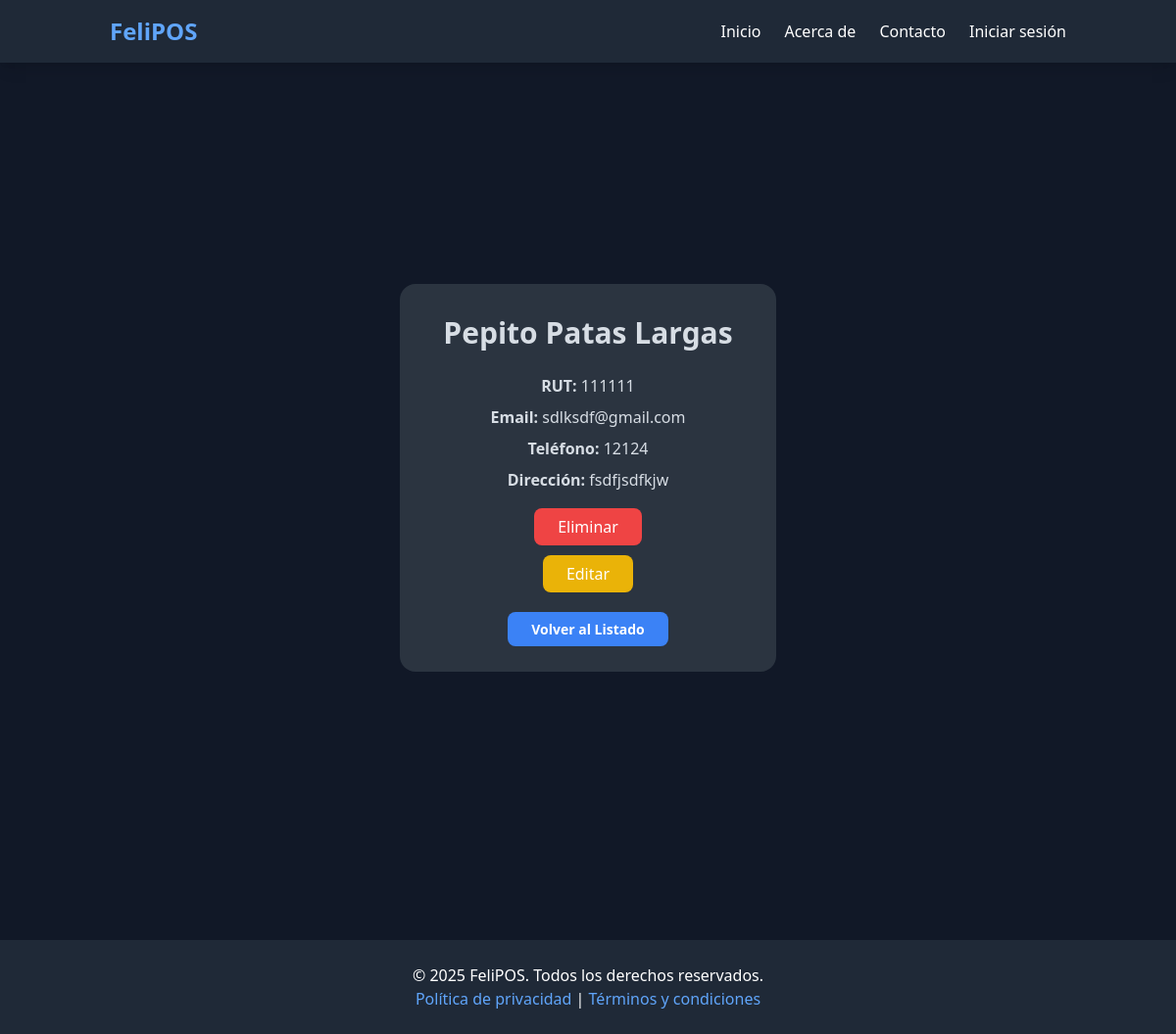
Page /clientes/1/ on the committed database.
### punto_venta/models.py (models this page shows, shortened)
class Cliente(models.Model):
    user = models.OneToOneField(User, on_delete=models.CASCADE, null=True, blank=True)  # Relación con User
    rut = models.CharField(max_length=20)
    nombre = models.CharField(max_length=100)
    email = models.EmailField(blank=True, null=True)
    telefono = models.CharField(blank=True, null=True, max_length=15)
    direccion = models.TextField(blank=True, null=True)

### punto_venta/views.py (the view)
# urls.py: path('clientes/<int:pk>/', views.cliente_detail, name='cliente_detail'),
def cliente_detail(request, pk):
    cliente = get_object_or_404(Cliente, pk=pk)
    if request.method == "POST" and 'delete' in request.POST:
        cliente.delete()
        messages.success(request, "Cliente eliminado con éxito.")
        return redirect('clientes_list')
    return render(request, "cliente/cliente_detail.html", {"cliente": cliente})

### punto_venta/templates/cliente/cliente_detail.html (shortened to what this page needs)
{% extends 'base.html' %}
{% load static tailwind_tags %}
{% block content %}
<div class="flex flex-col items-center justify-center min-h-screen text-center px-6">
    <div class="grid grid-cols-1 lg:grid-cols-1">
        <div class="card bg-neutral text-neutral-content w-full md:w-96">
            <div class="card-body items-center text-center">
                <h1 class="text-3xl font-semibold mb-4">{{ cliente.nombre }}</h1>
                <p><strong>RUT:</strong> {{ cliente.rut }}</p>
                <p><strong>Email:</strong> {{ cliente.email }}</p>
                <p><strong>Teléfono:</strong> {{ cliente.telefono }}</p>
                <p><strong>Dirección:</strong> {{ cliente.direccion }}</p>
                {% if confirm_delete %}
                    <form action="{% url 'cliente_delete' cliente.id %}" method="POST">
                        {% csrf_token %}
                        <p class="text-lg mb-4">¿Estás seguro de que deseas eliminar este cliente?</p>
                        <button type="submit" class="px-6 py-2 bg-red-500 text-white rounded-lg hover:bg-red-600 transition-all duration-300">Eliminar</button>
                        <a href="{% url 'clientes_list' %}" class="px-6 py-2 bg-gray-500 text-white rounded-lg hover:bg-gray-600 transition-all duration-300 ml-4">Cancelar</a>
                    </form>
                {% else %}
                    <div class="mt-4 text-right">
                        <a href="{% url 'cliente_delete' cliente.id %}" class="px-6 py-2 bg-red-500 text-white rounded-lg hover:bg-red-600 transition-all duration-300">Eliminar</a>
                    </div>
                {% endif %}
                <div class="mt-4 text-right">
                    <a href="{% url 'cliente_edit' cliente.pk %}" class="px-6 py-2 bg-yellow-500 text-white rounded-lg hover:bg-yellow-600 transition-all duration-300">Editar</a>
                </div>
                <div class="mt-6 text-right">
                    <a href="{% url 'clientes_list' %}" class="px-6 py-2 bg-blue-500 text-white text-sm font-semibold rounded-lg hover:bg-blue-600 transition-all duration-300">Volver al Listado</a>
                </div>
            </div>
        </div>
    </div>
</div>
{% endblock %}

### rows in the picture
Cliente: nombre "Pepito Patas Largas", rut "111111", email "sdlksdf@gmail.com", telefono "12124", direccion "fsdfjsdfkjw"
